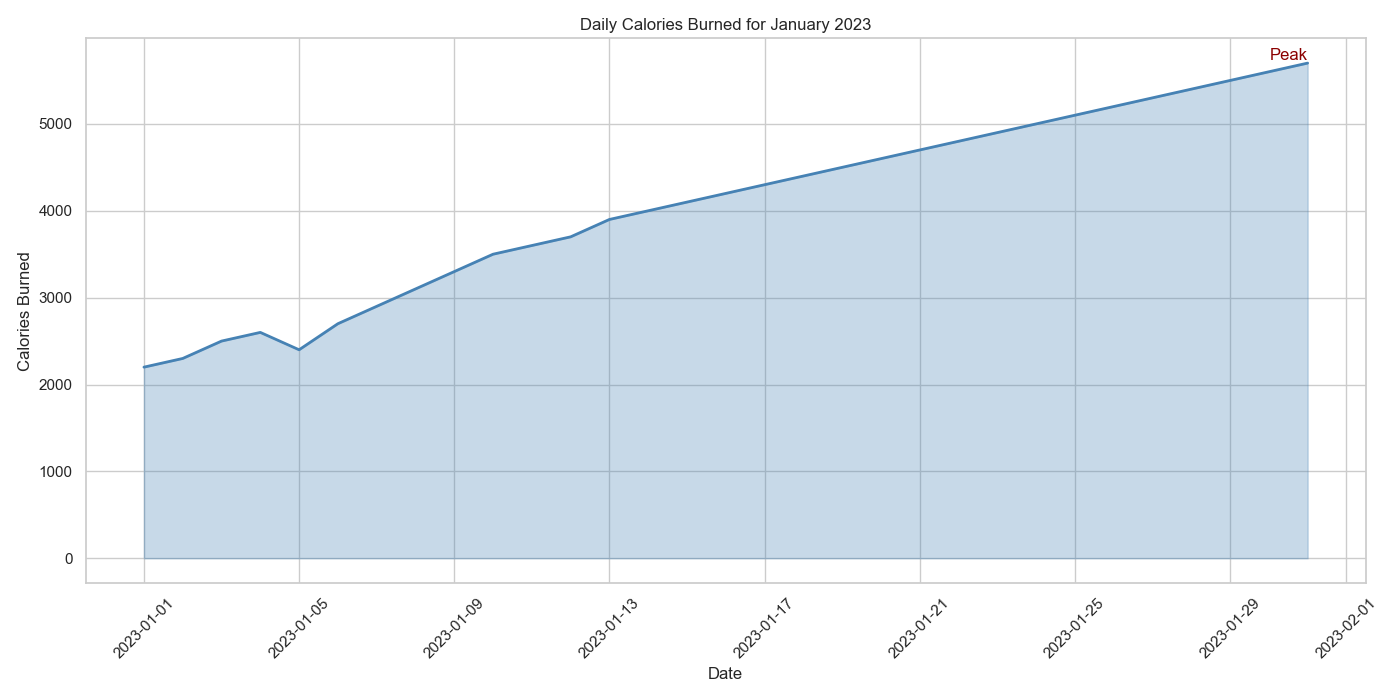

The Python source for this figure:

import pandas as pd
import seaborn as sns
import matplotlib.pyplot as plt

# Create a DataFrame from the provided data
data = {
    'Date': pd.date_range(start='2023-01-01', periods=31, freq='D'),
    'Calories Burned': [2200, 2300, 2500, 2600, 2400, 2700, 2900, 3100, 3300, 3500, 3600, 3700, 3900, 4000,
                        4100, 4200, 4300, 4400, 4500, 4600, 4700, 4800, 4900, 5000, 5100, 5200, 5300, 5400,
                        5500, 5600, 5700]
}

df = pd.DataFrame(data)

# Set the size of the chart
plt.figure(figsize=(14, 7))

# Create an area chart
sns.lineplot(data=df, x='Date', y='Calories Burned', color='#4682B4', lw=2)
plt.fill_between(df['Date'], 0, df['Calories Burned'], color='#4682B4', alpha=0.3)

# Add title and labels
plt.title('Daily Calories Burned for January 2023')
plt.xlabel('Date')
plt.ylabel('Calories Burned')

# Assign text label on the chart
plt.text(x=df['Date'][30], y=df['Calories Burned'][30], s="Peak", color='#8B0000', va='bottom', ha='right')

# Enhance the x-axis date format
plt.xticks(rotation=45)

# Display the chart
plt.tight_layout()
plt.show()
